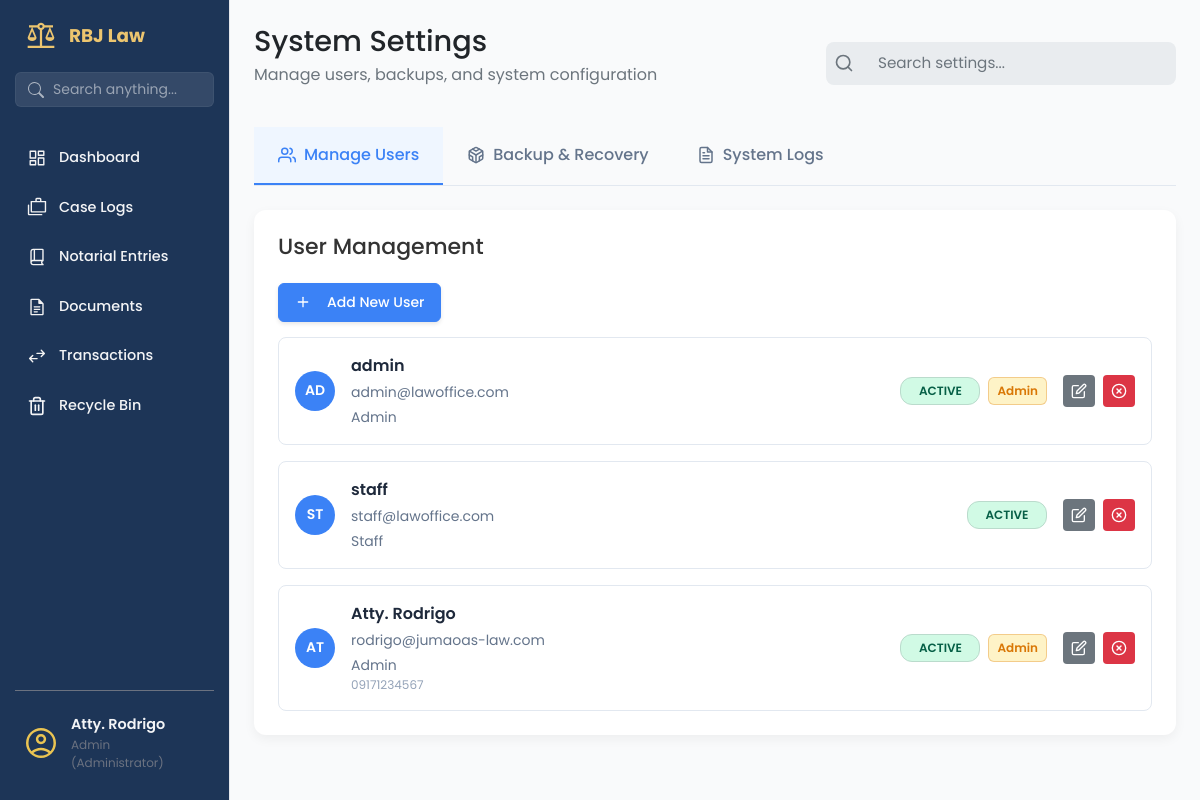
Page /settings (signed in) on the committed database.
### app/models/user_model.py (models this page shows, shortened)
class User(UserMixin, db.Model):
    __tablename__ = 'users'
    id = db.Column(db.Integer, primary_key=True)
    username = db.Column(db.String(80), unique=True, nullable=False, index=True)
    email = db.Column(db.String(120), unique=True, nullable=False)
    password_hash = db.Column(db.String(128), nullable=False)
    contact_number = db.Column(db.String(20), nullable=True)
    first_name = db.Column(db.String(100), nullable=True)
    middle_name = db.Column(db.String(100), nullable=True)
    last_name = db.Column(db.String(100), nullable=True)
    birth_date = db.Column(db.Date, nullable=True)
    gender = db.Column(db.String(20), nullable=True)
    address = db.Column(db.String(255), nullable=True)
    role = db.Column(db.String(50), default='attorney', nullable=False)
    is_active = db.Column(db.Boolean, default=True, nullable=False)
    is_admin = db.Column(db.Boolean, default=False, nullable=False)
    created_at = db.Column(db.DateTime, default=datetime.utcnow)
    updated_at = db.Column(db.DateTime, default=datetime.utcnow, onupdate=datetime.utcnow)

### app/routes/settings_route.py (the view)
@settings_bp.route('')
@login_required
def settings_page():
    users = []
    if current_user.is_admin:
        users = get_all_users()
    system_logs = []
    if current_user.is_admin:
        system_logs = SystemLogService.get_recent_logs(limit=50)
    return render_template('settings_page.html',
                         users=users,
                         system_logs=system_logs)

### app/services/system_log_service.py (called while the page is built)
    @staticmethod
    def get_recent_logs(limit=50):
        return SystemLog.query.order_by(SystemLog.timestamp.desc()).limit(limit).all()

### app/services/user_service.py (called while the page is built)
def get_all_users():
    try:
        return User.query.all()
    except SQLAlchemyError as e:
        logging.error(f"Error fetching all users: {e}")
        return []

### app/templates/settings_page.html (shortened to what this page needs)
{% extends "base.html" %}
{% block content %}
<main class="dashboard-content">
    <header class="dashboard-header">
        <div>
            <h1>System Settings</h1>
            <p>Manage users, backups, and system configuration</p>
        </div>
        <div class="search-bar">
            <svg class="search-bar__icon" xmlns="http://www.w3.org/2000/svg" width="20" height="20"
                viewBox="0 0 24 24" fill="none" stroke="currentColor" stroke-width="2" stroke-linecap="round"
                stroke-linejoin="round">
                <circle cx="11" cy="11" r="8"></circle>
                <line x1="21" y1="21" x2="16.65" y2="16.65"></line>
            </svg>
            <input class="search-bar__input" type="text" placeholder="Search settings...">
        </div>
    </header>
    <nav class="settings-tabs">
        <div class="settings-tabs__container">
            <button class="settings-tab active" data-tab="users">
                Manage Users
            </button>
            <button class="settings-tab" data-tab="backup">
                Backup & Recovery
            </button>
            {% if current_user.is_admin %}
            <button class="settings-tab" data-tab="logs">
                System Logs
            </button>
            {% endif %}
        </div>
    </nav>
    <section class="settings-content">
        <div id="users-tab" class="settings-tab-content active">
            {% include "settings/users_tab.html" %}
        </div>
    </section>
</main>
{% endblock %}

### app/templates/base.html (shortened to what this page needs)
<!DOCTYPE html>
<html lang="en">
<head>
    <link rel="stylesheet" href="{{ url_for('static', filename='vendor/bootstrap/css/bootstrap.min.css') }}">
    <link rel="stylesheet" href="{{ url_for('static', filename='css/main.css') }}">
    <link rel="stylesheet" href="{{ url_for('static', filename='css/sidebar.css') }}">
</head>
<body data-auth="{{ 'true' if current_user.is_authenticated else 'false' }}">
    <aside class="sidebar">
        <div class="sidebar-header">
            <img src="{{ url_for('static', filename='img/scales-of-justice.svg') }}" alt="logo" class="logo-img">
            <h2>RBJ Law</h2>
        </div>
        <div class="sidebar-search">
            <form action="{{ url_for('search.search_page') }}" method="GET">
                <div class="input-group">
                    <span class="input-group-text bg-transparent border-0 pe-0">
                    </span>
                    <input type="text" name="q" class="form-control" placeholder="Search anything..."
                        aria-label="Search" value="{{ request.args.get('q', '') }}">
                </div>
            </form>
        </div>
        <ul class="sidebar-links">
            <li>
                <a href="{{ url_for('dashboard.dashboard_page') }}"
                    class="{{ 'active' if 'dashboard' in request.endpoint else '' }}">
                    <span class="icon-wrapper"><img src="{{ url_for('static', filename='img/dashboard.svg') }}"
                            alt=""></span>
                    Dashboard
                </a>
            </li>
            {% if current_user.is_authenticated and (current_user.is_admin or current_user.role == 'admin') %}
            <li>
                <a href="{{ url_for('case.list_cases') }}" class="{{ 'active' if 'case' in request.endpoint else '' }}">
                    <span class="icon-wrapper"><img src="{{ url_for('static', filename='img/cases.svg') }}"
                            alt=""></span>
                    Case Logs
                </a>
            </li>
            {% endif %}
            {% if current_user.is_authenticated and current_user.role in ['admin', 'staff'] %}
            <li>
                <a href="{{ url_for('notarial_entries.notarial_entries_page') }}"
                    class="{{ 'active' if 'notarial' in request.endpoint else '' }}">
                    <span class="icon-wrapper"><img src="{{ url_for('static', filename='img/book.svg') }}"
                            alt=""></span>
                    Notarial Entries
                </a>
            </li>
            {% endif %}
            {% if current_user.is_authenticated and current_user.role in ['admin', 'staff'] %}
            <li>
                <a href="{{ url_for('documents.documents_page') }}"
                    class="{{ 'active' if 'documents' in request.endpoint else '' }}">
                    <span class="icon-wrapper"><img src="{{ url_for('static', filename='img/documents.svg') }}"
                            alt=""></span>
                    Documents
                </a>
            </li>
            {% endif %}
            {% if current_user.is_authenticated and current_user.role in ['admin', 'staff'] %}
            <li>
                <a href="{{ url_for('transaction.transactions_page') }}"
                    class="{{ 'active' if 'transaction' in request.endpoint else '' }}">
                    <span class="icon-wrapper"><img src="{{ url_for('static', filename='img/transaction.svg') }}"
                            alt=""></span>
                    Transactions
                </a>
            </li>
            {% endif %}
            <li>
                <a href="{{ url_for('recycle.recycle_bin_page') }}"
                    class="{{ 'active' if 'recycle' in request.endpoint else '' }}">
                    <span class="icon-wrapper">
                    </span>
                    Recycle Bin
                </a>
            </li>
        </ul>
        <div class="sidebar-footer">
            <button class="avatar-btn" id="avatarBtn">
                <img src="{{ url_for('static', filename='img/avatar.svg') }}" alt="User Avatar">
                <div class="user-info">
                    <span class="user-name">
                        {{ current_user.username }}
                    </span>
                    <span class="user-role">
                        {{ current_user.role|title }}
                        {% if current_user.is_admin %} (Administrator){% endif %}
                    </span>
                </div>
            </button>
        </div>
    </aside>
    <div class="page-container">
        <div class="toast-container position-fixed top-0 end-0 p-3" style="z-index: 1100">
        </div>
        {% block content %}
        {% endblock %}
</body>
</body>
</html>
</html>

### app/templates/settings/users_tab.html (shortened to what this page needs)
<div class="panel-card">
    <header class="panel-card__header">
        <h3 class="panel-card__title">User Management</h3>
        <button class="btn btn-primary" onclick="openCreateUserModal()">
            <svg class="btn-icon-left" xmlns="http://www.w3.org/2000/svg" width="16" height="16" viewBox="0 0 24 24"
                fill="none" stroke="currentColor" stroke-width="2" stroke-linecap="round" stroke-linejoin="round">
                <line x1="12" y1="5" x2="12" y2="19"></line>
                <line x1="5" y1="12" x2="19" y2="12"></line>
            </svg>
            Add New User
        </button>
    </header>
    <div class="panel-card__body">
        <div class="user-list">
            {% for user in users %}
            <div class="user-item" data-user-id="{{ user.id }}">
                <div class="user-item__info">
                    <div class="user-item__avatar">{{ user.username[:2].upper() }}</div>
                    <div>
                        <p class="user-item__name">{{ user.username }}</p>
                        <p class="user-item__email">{{ user.email }}</p>
                        <span class="user-item__role">{{ user.role|title }}</span>
                        {% if user.contact_number %}
                        <span class="user-item__contact">{{ user.contact_number }}</span>
                        {% endif %}
                    </div>
                </div>
                <div class="user-item__status">
                    <span class="status-tag status-tag--{% if user.is_active %}active{% else %}inactive{% endif %}">
                        {% if user.is_active %}Active{% else %}Inactive{% endif %}
                    </span>
                    {% if user.is_admin %}
                    <span class="badge badge--admin">Admin</span>
                    {% endif %}
                </div>
                <div class="user-item__actions">
                    <a href="{{ url_for('admin.edit_user', user_id=user.id) }}" class="btn-action btn-action--secondary"
                        title="Edit">
                    </a>
                    {% if user.is_active %}
                    <button class="btn-action btn-action--danger" title="Deactivate"
                        onclick="deactivateUser('{{ user.id }}', '{{ user.username }}')">
                        <svg xmlns="http://www.w3.org/2000/svg" width="16" height="16" viewBox="0 0 24 24" fill="none"
                            stroke="currentColor" stroke-width="2" stroke-linecap="round" stroke-linejoin="round">
                            <circle cx="12" cy="12" r="10"></circle>
                            <line x1="15" y1="9" x2="9" y2="15"></line>
                            <line x1="9" y1="9" x2="15" y2="15"></line>
                        </svg>
                    </button>
                    {% endif %}
                </div>
            </div>
            {% endfor %}
        </div>
    </div>
</div>

### app/static/css/main.css (style rules this page uses)
.status-tag { display: inline-block; padding: 4px 10px; border-radius: 20px; font-size: 0.75rem; font-weight: 600; text-transform: uppercase; }
.status-tag--active { background-color: #d1e7dd; color: #0f5132; border: 1px solid #badbcc; }

### app/static/css/components/sidebar.css (style rules this page uses)
:root { --sidebar-width: 230px; --color-royal-blue: #1D3557; --color-gold: #ecc56f; --color-text-dark: #374151; --color-text-gray: #6b7280; --color-bg-white: #ffffff; --color-hover-gray: #f3f4f6; }
body { min-height: 100vh; background-color: #f9fafb; margin: 0; }
.sidebar { display: flex; position: fixed; flex-direction: column; top: 0; left: 0; height: 100%; width: var(--sidebar-width); background-color: var(--color-royal-blue); padding: 20px 15px; border-right: 1px solid #e5e7eb; z-index: 1000; }
.sidebar-header { display: flex; align-items: center; margin-bottom: 20px; padding: 0 10px; }
.sidebar-header img { width: 32px; height: auto; }
.sidebar-header h2 { font-size: 1.15rem; font-weight: 700; color: var(--color-gold); margin: 0 0 0 12px; }
.sidebar-links { list-style: none; padding: 0; margin: 0; display: flex; flex-direction: column; gap: 8px; }
.sidebar-links li { position: relative; }
.sidebar-links li a, .submenu-toggle { display: flex; align-items: center; gap: 12px; color: var(--color-hover-gray); font-weight: 500; padding: 10px 12px; border-radius: 8px; text-decoration: none; transition: all 0.2s ease; width: 100%; background: none; border: none; font-size: 0.9rem; }
.icon-wrapper { display: flex; align-items: center; justify-content: center; width: 20px; height: 20px; }
.sidebar-links li a img, .submenu-toggle img { width: 20px; height: 20px; transition: filter 0.2s; }
.sidebar-footer { margin-top: auto; position: relative; padding-top: 15px; border-top: 1px solid var(--color-text-gray) }
.avatar-btn { display: flex; align-items: center; gap: 12px; background: none; border: none; cursor: pointer; width: 100%; padding: 8px; border-radius: 8px; text-align: left; transition: all 0.2s ease; }
.avatar-btn img { width: 36px; height: 36px; border-radius: 50%; object-fit: cover; }
.user-info { display: flex; flex-direction: column; }
.user-name { font-size: 0.9rem; font-weight: 600; color: var(--color-hover-gray); transition: color 0.2s ease; }
.user-role { font-size: 0.75rem; color: var(--color-text-gray); transition: color 0.2s ease; }
.sidebar-search { margin-bottom: 30px; }
.sidebar-search input { background: transparent !important; border: none !important; color: #fff !important; font-size: 0.9rem; box-shadow: none !important; padding-left: 10px; width: 100%; }
.sidebar-search input::placeholder { color: rgba(255, 255, 255, 0.6); }
.page-container { margin-left: var(--sidebar-width); transition: margin-left 0.3s ease; }

### app/static/css/base/_variable.css (style rules this page uses)
:root { --color-bg-primary: #F4F4F4; --color-bg-secondary: #FFFFFF; --color-bg-search: #E9ECEF; --color-text-primary: #212529; --color-text-secondary: #6C757D; --color-text-white: #FFFFFF; --color-card-blue: #1D3557; --color-card-gold: #ecc56f; --color-card-green: #2A9D49; --shadow-light: 0 4px 12px rgba(0, 0, 0, 0.05); --border-radius-m: 12px; --border-radius-s: 8px; }

### app/static/css/components/_dashboard.css (style rules this page uses)
.page-container { min-height: 100vh; }
.dashboard-content { padding: 24px; }
.dashboard-header { display: flex; justify-content: space-between; align-items: center; margin-bottom: 24px; border-bottom: 1px solid var(--color-border-light); }
.dashboard-header h1 { margin: 0; font-size: 1.8rem; color: var(--color-text-primary); }
.dashboard-header p { margin-top: 4px; color: var(--color-text-secondary); }
.panel-card { background-color: var(--color-bg-secondary); padding: 24px; border-radius: var(--border-radius-m); box-shadow: var(--shadow-light); }
.panel-card__title { font-size: 22px; }
body { background-color: var(--color-bg-primary); font-family: -apple-system, BlinkMacSystemFont, "Segoe UI", Roboto, Helvetica, Arial, sans-serif; }

### app/static/css/components/_search-bar.css (style rules this page uses)
.search-bar { display: flex; align-items: center; background-color: var(--color-bg-search); border-radius: var(--border-radius-s); padding-inline: 8px; max-width: 500px; }
.search-bar__icon { color: var(--color-text-secondary); margin-right: 8px; flex-shrink: 0; }
.search-bar__input { width: 100%; border: none; outline: none; background-color: transparent; font-size: 1rem; color: var(--color-text-primary); }
.search-bar__input::placeholder { color: var(--color-text-secondary); }

### app/static/css/components/_status-tag.css (style rules this page uses)
.status-tag { font-size: 0.8rem; font-weight: 600; padding: 4px 10px; border-radius: 20px; text-align: center; flex-shrink: 0; min-width: 80px; }

### rows in the picture
User: username "Atty. Rodrigo", role "Admin", username "AT", email "rodrigo@jumaoas-law.com", contact_number "09171234567", is_active "ACTIVE", is_admin "Admin"
User: username "AD", username "admin", email "admin@lawoffice.com", role "Admin", is_active "ACTIVE", is_admin "Admin"
User: username "ST", username "staff", email "staff@lawoffice.com", role "Staff", is_active "ACTIVE"
